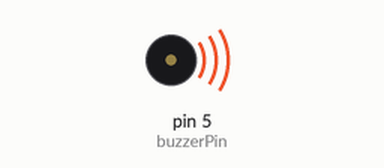
The sketch below on a simulated Arduino Uno, built with avr-gcc and run on an emulated ATmega328P. Shown: buzzer (waves = sounding, pin HIGH).

Above: at 0.5 s.
Timing chart, 0 to 4.6 s (numbered marks = the images above):
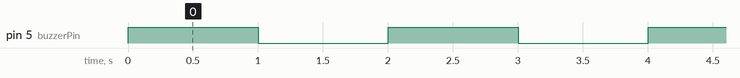

The sketch:

app.ino
```cpp
int buzzerPin = 5;

void setup(){
    pinMode(buzzerPin, OUTPUT);
}

void loop(){
    digitalWrite(buzzerPin, HIGH); // HIGH 소리남
    delay(1000);
    digitalWrite(buzzerPin, LOW);
    delay(1000);
}
```

Measured:
- by itself, pin 5 (buzzerPin): alternates HIGH for 1.0 s and LOW for 1.0 s
